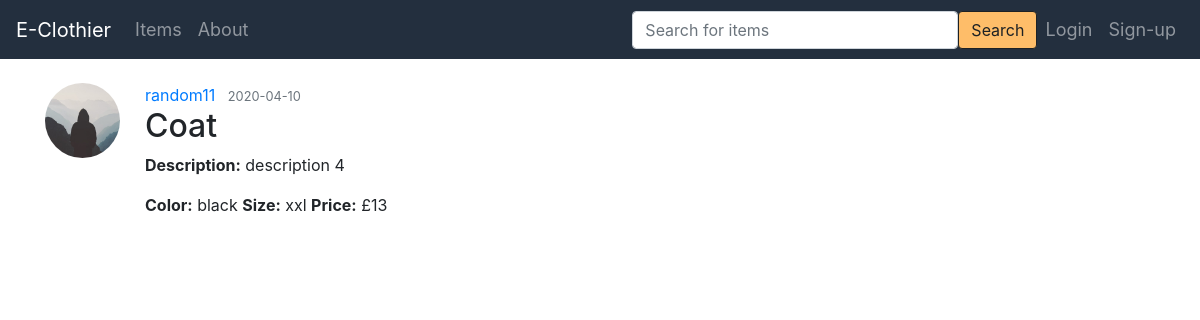
Screenshot of /item/4 with the database file from the repository.
### app/models.py (models this page shows, shortened)
class User(UserMixin, db.Model):
    __tablename__ = "user"
    id = db.Column(db.Integer, primary_key=True)
    name = db.Column(db.Text)
    email = db.Column(db.Text, unique=True)
    password = db.Column(db.Text)
    user_type = db.Column(db.String(10), nullable=False)
    items = db.relationship('Item', backref='author', lazy=True)
    __mapper_args__ = {
        "polymorphic_identity": "user",
        "polymorphic_on": user_type
    }

class Item(db.Model):
    id = db.Column(db.Integer, primary_key=True)
    title = db.Column(db.String(100), nullable=False)
    date_created = db.Column(db.DateTime, nullable=False, default=dt.now)
    content = db.Column(db.Text, nullable=False)
    color = db.Column(db.Text)
    size = db.Column(db.Text)
    price = db.Column(db.Integer, nullable=False)
    user_id = db.Column(db.Integer, db.ForeignKey('user.id'), nullable=False)
    __mapper_args__ = {"polymorphic_identity": "item"}

### app/main/routes.py (the view)
@bp_main.route("/item/<int:item_id>")
def item(item_id):
    item = Item.query.get_or_404(item_id)
    return render_template('item.html', title=item.title, item=item)

### app/templates/item.html (shortened to what this page needs)
{% extends "base.html" %}
{% block content %}
  <article class="media content-section">
    <img class="rounded-circle article-img" src="/static/imgs/default.jpg" style="height: 75px; width: 75px; margin-right: 25px;">
    <div class="media-body">
      <div class="article-metadata">
        <a class="mr-2" href="#">{{ item.author.name }}</a>
        <small class="text-muted">{{ item.date_created.strftime('%Y-%m-%d') }}</small>
          <h2 class="article-title">{{ item.title }}</h2>
            <p class="article-content"><b>Description:</b>  {{ item.content }}</p>
            <p class="article-content"><b>Color:</b> {{ item.color }}  <b>Size:</b>  {{ item.size }}   <b>Price:</b>  £{{ item.price }}</p>
      </div>
    </div>
  </article>
{% endblock content %}

### rows the page displays
User: author.name "random11"
Item: date_created "2020-04-10", title "Coat", content "description 4", color "black", size "xxl", price "13"
